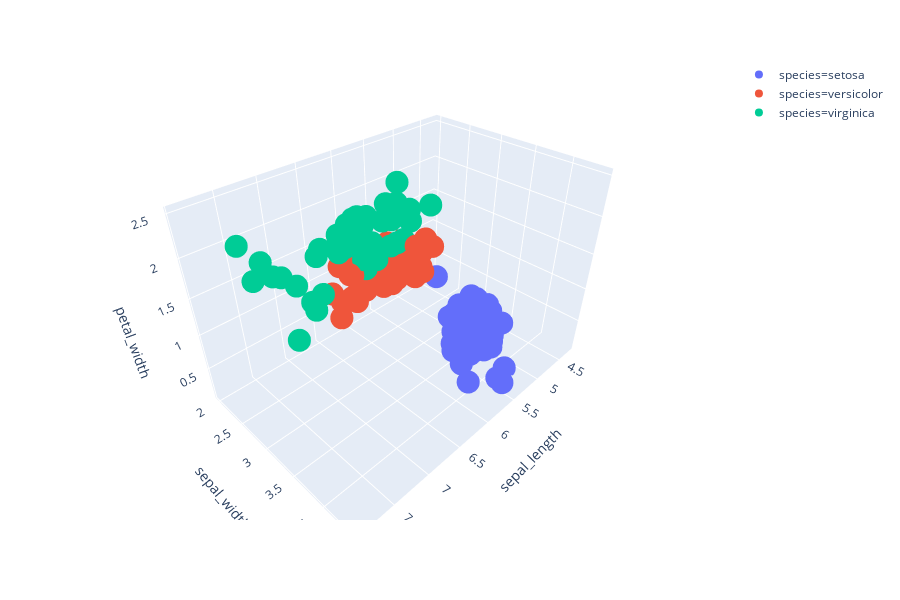

Notebook cell for this chart:
### Code cell
import plotly.express as px
iris = px.data.iris()
fig = px.scatter_3d(iris, x='sepal_length', y='sepal_width', z='petal_width',
              color='species')
fig.show()

### Figure 1 — Plotly figure (JSON) as saved in the notebook; plotly's stock layout.template omitted (floating-point values rounded to 4 significant figures)
{"data": [{"hoverlabel": {"namelength": 0}, "hovertemplate": "species=setosa<br>sepal_length=%{x}<br>sepal_width=%{y}<br>petal_width=%{z}", "legendgroup": "species=setosa", "marker": {"color": "#636efa", "symbol": "circle"}, "mode": "markers", "name": "species=setosa", "scene": "scene", "showlegend": true, "type": "scatter3d", "x": [5.1, 4.9, 4.7, 4.6, 5, 5.4, 4.6, 5, 4.4, 4.9, 5.4, 4.8, 4.8, 4.3, 5.8, 5.7, 5.4, 5.1, 5.7, 5.1, 5.4, 5.1, 4.6, 5.1, 4.8, 5, 5, 5.2, 5.2, 4.7, 4.8, 5.4, 5.2, 5.5, 4.9, 5, 5.5, 4.9, 4.4, 5.1, 5, 4.5, 4.4, 5, 5.1, 4.8, 5.1, 4.6, 5.3, 5], "y": [3.5, 3, 3.2, 3.1, 3.6, 3.9, 3.4, 3.4, 2.9, 3.1, 3.7, 3.4, 3, 3, 4, 4.4, 3.9, 3.5, 3.8, 3.8, 3.4, 3.7, 3.6, 3.3, 3.4, 3, 3.4, 3.5, 3.4, 3.2, 3.1, 3.4, 4.1, 4.2, 3.1, 3.2, 3.5, 3.1, 3, 3.4, 3.5, 2.3, 3.2, 3.5, 3.8, 3, 3.8, 3.2, 3.7, 3.3], "z": [0.2, 0.2, 0.2, 0.2, 0.2, 0.4, 0.3, 0.2, 0.2, 0.1, 0.2, 0.2, 0.1, 0.1, 0.2, 0.4, 0.4, 0.3, 0.3, 0.3, 0.2, 0.4, 0.2, 0.5, 0.2, 0.2, 0.4, 0.2, 0.2, 0.2, 0.2, 0.4, 0.1, 0.2, 0.1, 0.2, 0.2, 0.1, 0.2, 0.2, 0.3, 0.3, 0.2, 0.6, 0.4, 0.3, 0.2, 0.2, 0.2, 0.2]}, {"hoverlabel": {"namelength": 0}, "hovertemplate": "species=versicolor<br>sepal_length=%{x}<br>sepal_width=%{y}<br>petal_width=%{z}", "legendgroup": "species=versicolor", "marker": {"color": "#EF553B", "symbol": "circle"}, "mode": "markers", "name": "species=versicolor", "scene": "scene", "showlegend": true, "type": "scatter3d", "x": [7, 6.4, 6.9, 5.5, 6.5, 5.7, 6.3, 4.9, 6.6, 5.2, 5, 5.9, 6, 6.1, 5.6, 6.7, 5.6, 5.8, 6.2, 5.6, 5.9, 6.1, 6.3, 6.1, 6.4, 6.6, 6.8, 6.7, 6, 5.7, 5.5, 5.5, 5.8, 6, 5.4, 6, 6.7, 6.3, 5.6, 5.5, 5.5, 6.1, 5.8, 5, 5.6, 5.7, 5.7, 6.2, 5.1, 5.7], "y": [3.2, 3.2, 3.1, 2.3, 2.8, 2.8, 3.3, 2.4, 2.9, 2.7, 2, 3, 2.2, 2.9, 2.9, 3.1, 3, 2.7, 2.2, 2.5, 3.2, 2.8, 2.5, 2.8, 2.9, 3, 2.8, 3, 2.9, 2.6, 2.4, 2.4, 2.7, 2.7, 3, 3.4, 3.1, 2.3, 3, 2.5, 2.6, 3, 2.6, 2.3, 2.7, 3, 2.9, 2.9, 2.5, 2.8], "z": [1.4, 1.5, 1.5, 1.3, 1.5, 1.3, 1.6, 1, 1.3, 1.4, 1, 1.5, 1, 1.4, 1.3, 1.4, 1.5, 1, 1.5, 1.1, 1.8, 1.3, 1.5, 1.2, 1.3, 1.4, 1.4, 1.7, 1.5, 1, 1.1, 1, 1.2, 1.6, 1.5, 1.6, 1.5, 1.3, 1.3, 1.3, 1.2, 1.4, 1.2, 1, 1.3, 1.2, 1.3, 1.3, 1.1, 1.3]}, {"hoverlabel": {"namelength": 0}, "hovertemplate": "species=virginica<br>sepal_length=%{x}<br>sepal_width=%{y}<br>petal_width=%{z}", "legendgroup": "species=virginica", "marker": {"color": "#00cc96", "symbol": "circle"}, "mode": "markers", "name": "species=virginica", "scene": "scene", "showlegend": true, "type": "scatter3d", "x": [6.3, 5.8, 7.1, 6.3, 6.5, 7.6, 4.9, 7.3, 6.7, 7.2, 6.5, 6.4, 6.8, 5.7, 5.8, 6.4, 6.5, 7.7, 7.7, 6, 6.9, 5.6, 7.7, 6.3, 6.7, 7.2, 6.2, 6.1, 6.4, 7.2, 7.4, 7.9, 6.4, 6.3, 6.1, 7.7, 6.3, 6.4, 6, 6.9, 6.7, 6.9, 5.8, 6.8, 6.7, 6.7, 6.3, 6.5, 6.2, 5.9], "y": [3.3, 2.7, 3, 2.9, 3, 3, 2.5, 2.9, 2.5, 3.6, 3.2, 2.7, 3, 2.5, 2.8, 3.2, 3, 3.8, 2.6, 2.2, 3.2, 2.8, 2.8, 2.7, 3.3, 3.2, 2.8, 3, 2.8, 3, 2.8, 3.8, 2.8, 2.8, 2.6, 3, 3.4, 3.1, 3, 3.1, 3.1, 3.1, 2.7, 3.2, 3.3, 3, 2.5, 3, 3.4, 3], "z": [2.5, 1.9, 2.1, 1.8, 2.2, 2.1, 1.7, 1.8, 1.8, 2.5, 2, 1.9, 2.1, 2, 2.4, 2.3, 1.8, 2.2, 2.3, 1.5, 2.3, 2, 2, 1.8, 2.1, 1.8, 1.8, 1.8, 2.1, 1.6, 1.9, 2, 2.2, 1.5, 1.4, 2.3, 2.4, 1.8, 1.8, 2.1, 2.4, 2.3, 1.9, 2.3, 2.5, 2.3, 1.9, 2, 2.3, 1.8]}], "layout": {"height": 600, "legend": {"tracegroupgap": 0}, "margin": {"t": 60}, "scene": {"domain": {"x": [0, 1], "y": [0, 1]}, "xaxis": {"title": {"text": "sepal_length"}}, "yaxis": {"title": {"text": "sepal_width"}}, "zaxis": {"title": {"text": "petal_width"}}}}}
